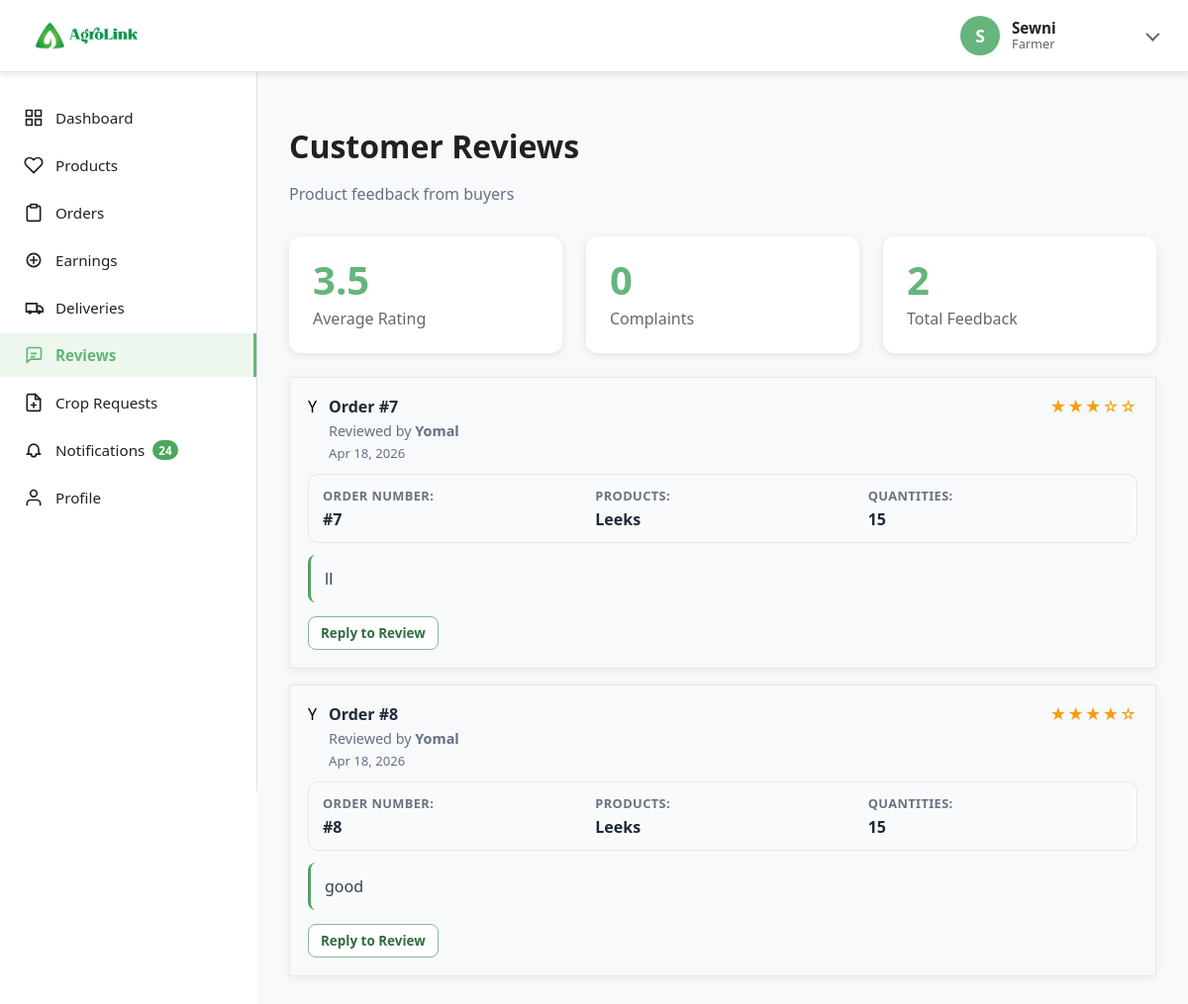
Page /farmerreviews (signed in) on the committed database.
### tables this page shows
CREATE TABLE `reviews` (
  `id` int(11) NOT NULL,
  `order_id` int(11) NOT NULL,
  `product_id` int(11) NOT NULL,
  `buyer_id` int(11) NOT NULL,
  `farmer_id` int(11) NOT NULL,
  `rating` tinyint(4) NOT NULL CHECK (`rating` >= 1 and `rating` <= 5),
  `comment` text NOT NULL,
  `reply` text DEFAULT NULL,
  `replied_at` timestamp NULL DEFAULT NULL,
  `status` enum('active','hidden','flagged') NOT NULL DEFAULT 'active',
  `created_at` timestamp NOT NULL DEFAULT current_timestamp(),
  `updated_at` timestamp NOT NULL DEFAULT current_timestamp() ON UPDATE current_timestamp()
);

CREATE TABLE `users` (
  `id` int(11) NOT NULL,
  `name` varchar(255) NOT NULL,
  `email` varchar(255) NOT NULL,
  `password` varchar(255) NOT NULL,
  `password_updated_at` timestamp NULL DEFAULT NULL,
  `role` varchar(255) NOT NULL,
  `status` enum('active','inactive') DEFAULT 'active',
  `verification_status` enum('not_required','pending','approved','rejected') DEFAULT 'not_required',
  `deactivated_at` timestamp NULL DEFAULT NULL,
  `deactivation_reason` varchar(500) DEFAULT NULL,
  `created_at` timestamp NOT NULL DEFAULT current_timestamp(),
  `updated_at` timestamp NOT NULL DEFAULT current_timestamp() ON UPDATE current_timestamp()
);

### app/views/farmer/reviews.view.php (the view, shortened to what the rows shown need)
<?php
$reviewsList = is_array($reviews ?? null) ? $reviews : [];
?>
<div class="content-section farmer-reviews-page">
    <div class="content-header">
        <h1 class="content-title">Customer Reviews</h1>
    </div>
    <div class="reviews-container">
        <?php if (empty($reviewsList)): ?>
            <div class="empty-state farmer-reviews-empty">
                <div class="farmer-reviews-empty-icon">⭐</div>
                <h3>No Reviews Yet</h3>
                <p>You haven't received any product reviews yet.</p>
            </div>
        <?php else: ?>
            <div class="reviews-grid farmer-reviews-grid">
                <?php foreach ($reviewsList as $review): ?>
                    <?php
                    $rating = (int)($review->rating ?? 0);
                    $isComplaint = $rating > 0 && $rating <= 2;
                    $buyerName = trim((string)($review->buyer_name ?? 'Buyer'));
                    $buyerInitial = strtoupper(substr($buyerName !== '' ? $buyerName : 'B', 0, 1));
                    $orderNumber = (int)($review->order_id ?? 0);
                    $quantity = (float)($review->reviewed_quantity ?? 0);
                    $productsLabel = trim((string)($review->order_products ?? ''));
                    ?>
                    <div class="review-card farmer-review-card">
                        <div class="farmer-review-header">
                            <div class="farmer-review-person">
                                <div class="buyer-avatar"><?= htmlspecialchars($buyerInitial) ?></div>
                                <div class="farmer-review-meta">
                                    <h4>Order #<?= $orderNumber > 0 ? $orderNumber : '-' ?></h4>
                                    <p>Reviewed by <strong><?= htmlspecialchars($buyerName) ?></strong></p>
                                    <p class="farmer-review-date"><?= date('M d, Y', strtotime((string)$review->created_at)) ?></p>
                                </div>
                            </div>
                            <div class="farmer-review-rating">
                                <div class="star-rating">
                                    <?= str_repeat('★', max(0, min(5, $rating))) . str_repeat('☆', max(0, 5 - $rating)) ?>
                                </div>
                            </div>
                        </div>
                        <div class="farmer-review-facts">
                            <div class="farmer-review-fact">
                                <span class="farmer-review-fact-label">Order Number:</span>
                                <span class="farmer-review-fact-value">#<?= $orderNumber > 0 ? $orderNumber : '-' ?></span>
                            </div>
                            <div class="farmer-review-fact">
                                <span class="farmer-review-fact-label">Products:</span>
                                <span class="farmer-review-fact-value"><?= htmlspecialchars($productsLabel) ?></span>
                            </div>
                            <div class="farmer-review-fact">
                                <span class="farmer-review-fact-label">Quantities:</span>
                                <span class="farmer-review-fact-value"><?= rtrim(rtrim(number_format($quantity, 2), '0'), '.') ?></span>
                            </div>
                        </div>
                        <div class="review-body farmer-review-body <?= $isComplaint ? 'is-complaint' : '' ?>">
                            <p><?= nl2br(htmlspecialchars((string)$review->comment)) ?></p>
                        </div>
                        <?php if (!empty($review->reply)): ?>
                            <div class="farmer-reply">
                                <p class="farmer-reply-title">Your Reply</p>
                                <p class="farmer-reply-text"><?= nl2br(htmlspecialchars((string)$review->reply)) ?></p>
                                <span class="farmer-reply-date">Replied on <?= date('M d, Y', strtotime((string)$review->replied_at)) ?></span>
                            </div>
                        <?php else: ?>
                            <div class="farmer-review-actions">
                                <button class="btn btn-sm btn-outline" onclick="toggleReplyForm(<?= (int)$review->id ?>)">Reply to Review</button>
                            </div>
                        <?php endif; ?>
                    </div>
                <?php endforeach; ?>
            </div>
        <?php endif; ?>
    </div>
</div>

### rows in the picture
reviews: users.name "Y", order "7", users.name "Yomal", created_at "Apr 18, 2026", rating "★★★", rating "☆☆", productsLabel "Leeks", quantity "15", comment "ll"
reviews: users.name "Y", order "8", users.name "Yomal", created_at "Apr 18, 2026", rating "★★★★", rating "☆", productsLabel "Leeks", quantity "15", comment "good"

### other values in the picture
$userRole !== '' ? $userRole : 'User' "Farmer"
$notificationUnreadCount "24"
$averageRating "3.5"
$complaintsCount "0"
$totalFeedback "2"
